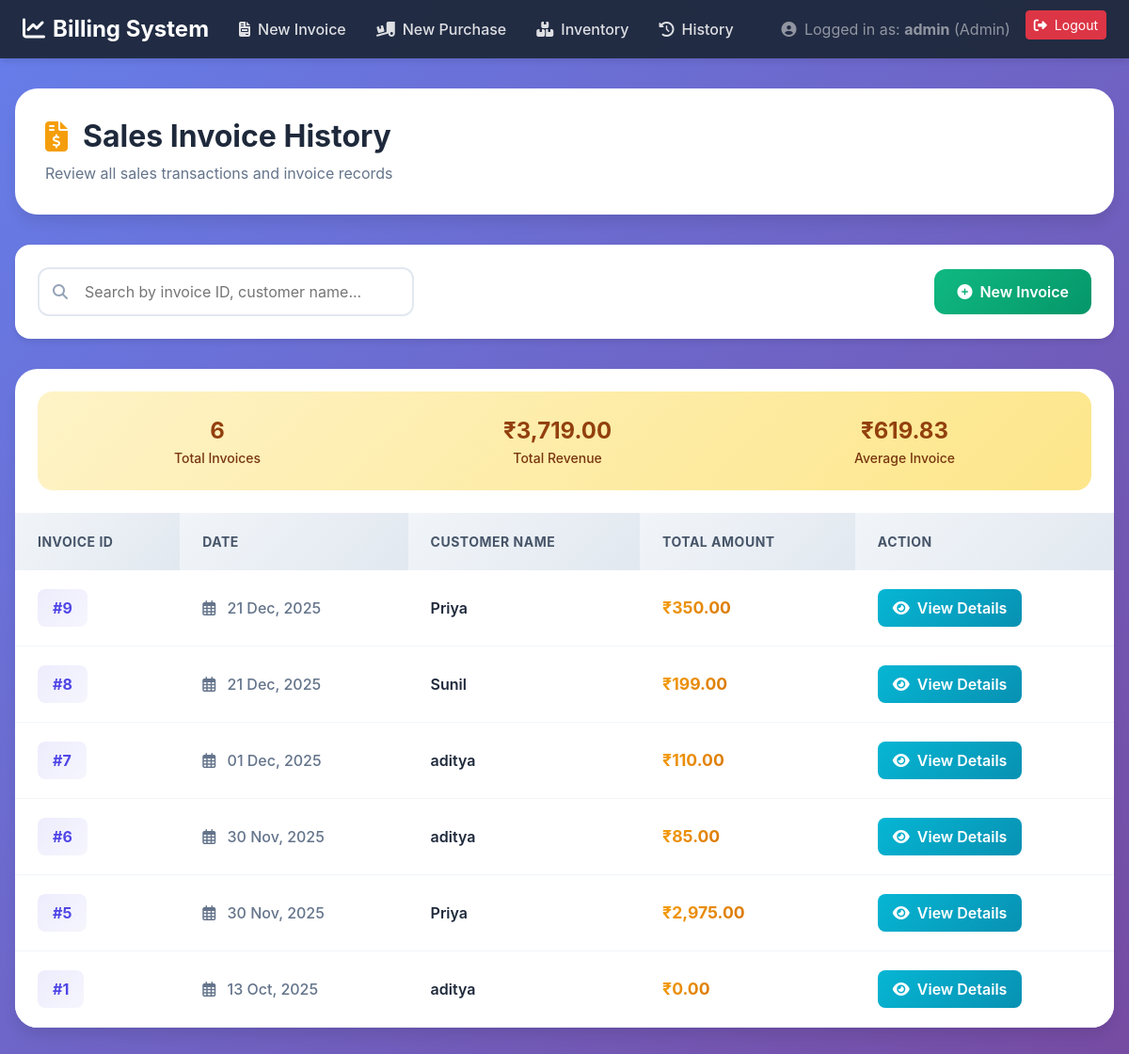
Screenshot of /invoice_history.php (signed in) with the database file from the repository.
### tables this page shows
CREATE TABLE `invoice` (
  `Invoice_ID` int(11) NOT NULL,
  `customer_ID` int(11) DEFAULT NULL,
  `Date` date NOT NULL,
  `TotalAmount` decimal(10,2) NOT NULL
);

CREATE TABLE `customer` (
  `customer_ID` int(11) NOT NULL,
  `Name` varchar(100) NOT NULL,
  `Phone` varchar(20) DEFAULT NULL,
  `Email` varchar(100) DEFAULT NULL,
  `Address` text DEFAULT NULL,
  `City` varchar(50) DEFAULT NULL
);

### secure_page_template.php (called while the page is built, shortened)
<?php
function check_permission(array $required_roles) {
    return in_array($_SESSION['role'], $required_roles);
}
?>

### invoice_history.php (the view, shortened to what this page needs)
<?php
include 'secure_page_template.php';
include 'db_connect.php';
$sql = "SELECT
            I.Invoice_ID,
            I.Date,
            I.TotalAmount,
            C.Name AS CustomerName
        FROM
            INVOICE I
        JOIN
            CUSTOMER C ON I.customer_ID = C.customer_ID
        ORDER BY
            I.Date DESC, I.Invoice_ID DESC";
$result = $conn->query($sql);
?>
<!DOCTYPE html>
<html lang="en">
<head>
    <link href="https://cdn.jsdelivr.net/npm/bootstrap@5.3.3/dist/css/bootstrap.min.css" rel="stylesheet">
    <link rel="stylesheet" href="https://cdnjs.cloudflare.com/ajax/libs/font-awesome/6.4.0/css/all.min.css">
</head>
<body>
    <nav class="navbar navbar-expand-lg navbar-dark">
        <div class="container-fluid px-4">
            <a class="navbar-brand" href="index.php">
                <i class="fas fa-chart-line me-2"></i>Billing System
            </a>
            <div class="collapse navbar-collapse" id="navbarNav">
                <ul class="navbar-nav me-auto">
                    <li class="nav-item">
                        <a class="nav-link" href="invoice_form.php">
                            <i class="fas fa-file-invoice me-2"></i>New Invoice
                        </a>
                    </li>
                    <?php if (check_permission([ROLE_ADMIN, ROLE_MANAGER])): ?>
                    <li class="nav-item">
                        <a class="nav-link" href="purchase_form.php">
                            <i class="fas fa-truck-loading me-2"></i>New Purchase
                        </a>
                    </li>
                    <?php endif; ?>
                    <li class="nav-item">
                        <a class="nav-link" href="view_inventory.php">
                            <i class="fas fa-boxes me-2"></i>Inventory
                        </a>
                    </li>
                    <li class="nav-item">
                        <a class="nav-link" href="invoice_history.php">
                            <i class="fas fa-history me-2"></i>History
                        </a>
                    </li>
                </ul>
                <ul class="navbar-nav ms-auto">
                    <li class="nav-item me-3 d-flex align-items-center">
                        <span class="navbar-text text-white-50">
                            <i class="fas fa-user-circle me-1"></i> Logged in as:
                            <strong><?= htmlspecialchars($_SESSION['username']) ?></strong>
                            (<?= htmlspecialchars($_SESSION['role']) ?>)
                        </span>
                    </li>
                    <li class="nav-item">
                        <a class="btn btn-sm btn-danger" href="logout.php">
                            <i class="fas fa-sign-out-alt me-2"></i>Logout
                        </a>
                    </li>
                </ul>
            </div>
        </div>
    </nav>
    <div class="history-container">
        <div class="page-header">
            <h1>
                <i class="fas fa-file-invoice-dollar"></i>
                <span>Sales Invoice History</span>
            </h1>
            <p>Review all sales transactions and invoice records</p>
        </div>
        <div class="action-bar">
            <div class="search-box">
                <i class="fas fa-search"></i>
                <input type="text" id="searchInput" placeholder="Search by invoice ID, customer name..." onkeyup="searchTable()">
            </div>
            <a href="invoice_form.php" class="btn btn-success-enhanced btn-enhanced">
                <i class="fas fa-plus-circle me-2"></i>New Invoice
            </a>
        </div>
        <?php if ($result->num_rows > 0): ?>
            <div class="table-card">
                <?php
                $total_invoices = $result->num_rows;
                $total_revenue = 0;
                $result->data_seek(0);
                while($row = $result->fetch_assoc()) {
                    $total_revenue += $row['TotalAmount'];
                }
                $result->data_seek(0);
                $avg_invoice = $total_revenue / $total_invoices;
                ?>
                <div class="stats-summary">
                    <div class="stat-item">
                        <div class="stat-value"><?= $total_invoices ?></div>
                        <div class="stat-label">Total Invoices</div>
                    </div>
                    <div class="stat-item">
                        <div class="stat-value">₹<?= number_format($total_revenue, 2) ?></div>
                        <div class="stat-label">Total Revenue</div>
                    </div>
                    <div class="stat-item">
                        <div class="stat-value">₹<?= number_format($avg_invoice, 2) ?></div>
                        <div class="stat-label">Average Invoice</div>
                    </div>
                </div>
                <div class="table-responsive">
                    <table class="table table-modern" id="historyTable">
                        <thead>
                            <tr>
                                <th>Invoice ID</th>
                                <th>Date</th>
                                <th>Customer Name</th>
                                <th>Total Amount</th>
                                <th>Action</th>
                            </tr>
                        </thead>
                        <tbody>
                            <?php while($row = $result->fetch_assoc()): ?>
                            <tr>
                                <td><span class="invoice-id">#<?= htmlspecialchars($row['Invoice_ID']) ?></span></td>
                                <td>
                                    <span class="date-badge">
                                        <i class="far fa-calendar-alt me-2"></i>
                                        <?= date('d M, Y', strtotime($row['Date'])) ?>
                                    </span>
                                </td>
                                <td><span class="customer-name"><?= htmlspecialchars($row['CustomerName']) ?></span></td>
                                <td><span class="amount-display">₹<?= number_format($row['TotalAmount'], 2) ?></span></td>
                                <td>
                                    <a href="view_invoice_details.php?id=<?= $row['Invoice_ID'] ?>" class="btn-view">
                                        <i class="fas fa-eye"></i>
                                        <span>View Details</span>
                                    </a>
                                </td>
                            </tr>
                            <?php endwhile; ?>
                        </tbody>
                    </table>
                </div>
            </div>
        <?php endif; ?>
    </div>
</body>
</html>

### invoice_history.php (style rules this page uses)
:root { --primary: #4f46e5; --success: #10b981; --danger: #ef4444; --warning: #f59e0b; --info: #06b6d4; }
body { background: linear-gradient(135deg, #667eea 0%, #764ba2 100%); min-height: 100vh; font-family: 'Inter', sans-serif; }
.navbar { background: rgba(30, 41, 59, 0.95) !important; backdrop-filter: blur(10px); box-shadow: 0 4px 6px -1px rgba(0, 0, 0, 0.1); }
.navbar-brand { font-weight: 700; font-size: 1.5rem; color: #fff !important; }
.nav-link { color: rgba(255, 255, 255, 0.85) !important; font-weight: 500; padding: 0.5rem 1rem !important; border-radius: 0.5rem; transition: all 0.3s ease; }
.history-container { max-width: 1400px; margin: 2rem auto; padding: 0 1rem; }
.page-header { background: white; border-radius: 1.5rem; padding: 2rem; margin-bottom: 2rem; box-shadow: 0 10px 15px -3px rgba(0, 0, 0, 0.1); }
.page-header h1 { font-size: 2rem; font-weight: 700; color: #1e293b; margin: 0 0 0.5rem 0; display: flex; align-items: center; gap: 1rem; }
.page-header h1 i { color: var(--warning); }
.page-header p { color: #64748b; margin: 0; }
.action-bar { background: white; border-radius: 1rem; padding: 1.5rem; margin-bottom: 2rem; box-shadow: 0 4px 6px -1px rgba(0, 0, 0, 0.1); display: flex; justify-content: space-between; align-items: center; flex-wrap: wrap; gap: 1rem; }
.search-box { position: relative; flex: 1; max-width: 400px; }
.search-box input { padding: 0.75rem 1rem 0.75rem 3rem; border: 2px solid #e2e8f0; border-radius: 0.75rem; width: 100%; transition: all 0.3s ease; }
.search-box i { position: absolute; left: 1rem; top: 50%; transform: translateY(-50%); color: #94a3b8; }
.btn-enhanced { padding: 0.75rem 1.5rem; border-radius: 0.75rem; font-weight: 600; transition: all 0.3s ease; border: none; }
.btn-success-enhanced { background: linear-gradient(135deg, var(--success), #059669); color: white; }
.table-card { background: white; border-radius: 1.5rem; box-shadow: 0 10px 15px -3px rgba(0, 0, 0, 0.1); overflow: hidden; }
.table-modern { width: 100%; margin: 0; }
.table-modern thead th { background: linear-gradient(135deg, #f1f5f9, #e2e8f0); color: #475569; font-weight: 700; font-size: 0.875rem; text-transform: uppercase; letter-spacing: 0.5px; padding: 1.25rem 1.5rem; border: none; }
.table-modern tbody tr { transition: all 0.3s ease; border-bottom: 1px solid #f1f5f9; }
.table-modern tbody td { padding: 1.25rem 1.5rem; vertical-align: middle; color: #334155; }
.invoice-id { font-weight: 700; color: var(--primary); background: linear-gradient(135deg, rgba(79, 70, 229, 0.1), rgba(79, 70, 229, 0.05)); padding: 0.5rem 1rem; border-radius: 0.5rem; display: inline-block; }
.date-badge { color: #64748b; font-weight: 500; }
.customer-name { font-weight: 600; color: #1e293b; }
.amount-display { font-weight: 700; font-size: 1.1rem; background: linear-gradient(135deg, var(--warning), #d97706); -webkit-background-clip: text; -webkit-text-fill-color: transparent; }
.btn-view { background: linear-gradient(135deg, var(--info), #0891b2); color: white; padding: 0.5rem 1rem; border-radius: 0.5rem; font-weight: 600; transition: all 0.3s ease; border: none; text-decoration: none; display: inline-flex; align-items: center; gap: 0.5rem; }
.stats-summary { background: linear-gradient(135deg, #fef3c7, #fde68a); padding: 1.5rem; border-radius: 1rem; margin: 1.5rem; display: flex; justify-content: space-around; align-items: center; flex-wrap: wrap; gap: 1rem; }
.stat-item { text-align: center; }
.stat-value { font-size: 1.5rem; font-weight: 700; color: #92400e; }
.stat-label { font-size: 0.875rem; color: #78350f; font-weight: 500; }

### rows the page displays
invoice: Invoice_ID "9", Date "21 Dec, 2025", customer_ID.Name "Priya", TotalAmount "350.00"
invoice: Invoice_ID "8", Date "21 Dec, 2025", customer_ID.Name "Sunil", TotalAmount "199.00"
invoice: Invoice_ID "7", Date "01 Dec, 2025", customer_ID.Name "aditya", TotalAmount "110.00"
invoice: Invoice_ID "6", Date "30 Nov, 2025", customer_ID.Name "aditya", TotalAmount "85.00"
invoice: Invoice_ID "5", Date "30 Nov, 2025", customer_ID.Name "Priya", TotalAmount "2,975.00"
invoice: Invoice_ID "1", Date "13 Oct, 2025", customer_ID.Name "aditya", TotalAmount "0.00"

### other values shown
$_SESSION['username'] "admin"
$_SESSION['role'] "Admin"
$total_invoices "6"
$total_revenue "3,719.00"
$avg_invoice "619.83"
